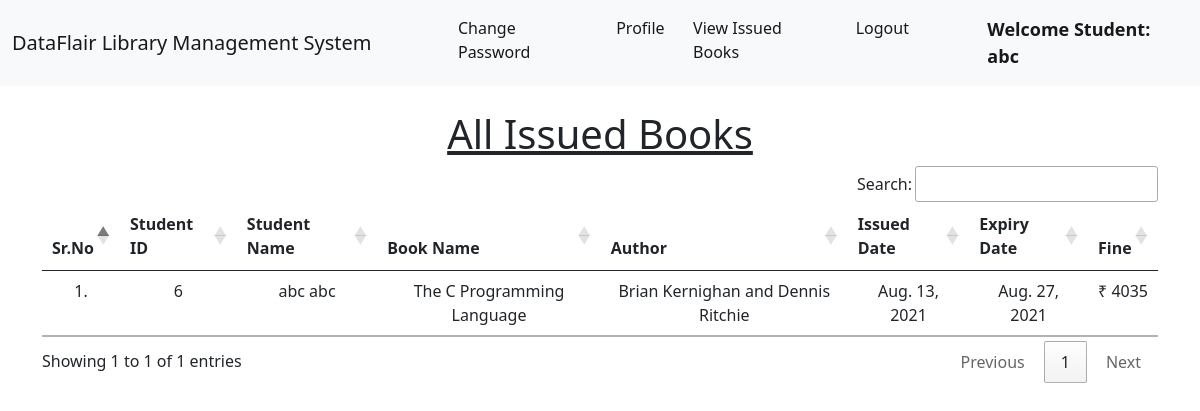
Page /student_issued_books/ (signed in) on the committed database.
### library/models.py (models this page shows, shortened)
class Book(models.Model):
    name = models.CharField(max_length=200)
    author = models.CharField(max_length=200)
    isbn = models.PositiveIntegerField()
    category = models.CharField(max_length=50)

class IssuedBook(models.Model):
    student_id = models.CharField(max_length=100, blank=True)
    isbn = models.CharField(max_length=13)
    issued_date = models.DateField(auto_now=True)
    expiry_date = models.DateField(default=expiry)

### library/views.py (the view)
# urls.py: path("student_issued_books/", views.student_issued_books, name="student_issued_books"),
@login_required(login_url = '/student_login')
def student_issued_books(request):
    student = Student.objects.filter(user_id=request.user.id)
    issuedBooks = IssuedBook.objects.filter(student_id=student[0].user_id)
    li1 = []
    li2 = []
    for i in issuedBooks:
        books = Book.objects.filter(isbn=i.isbn)
        for book in books:
            t=(request.user.id, request.user.get_full_name, book.name,book.author)
            li1.append(t)
        days=(date.today()-i.issued_date)
        d=days.days
        fine=0
        if d>15:
            day=d-14
            fine=day*5
        t=(issuedBooks[0].issued_date, issuedBooks[0].expiry_date, fine)
        li2.append(t)
    return render(request,'student_issued_books.html',{'li1':li1, 'li2':li2})

### library/templates/student_issued_books.html (shortened to what this page needs)
{% extends 'student_navbar.html' %}
{% load static %}
{% block body %}
<div class="container mt-4">
    <h1 class="text-center"><u>All Issued Books</u></h1>
    <table class="table table-hover" id="example">
        <thead>
            <tr class="text-center">
                <th>Sr.No</th>
                <th>Student ID</th>
                <th>Student Name</th>
                <th>Book Name</th>
                <th>Author</th>
                <th>Issued Date</th>
                <th>Expiry Date</th>
                <th>Fine</th>
            </tr>
        </thead>
        <tbody>
            {% for i in li1 %}
            <tr class="text-center">
                <td>{{forloop.counter}}.</td>
                <td>{{i.0}}</td>
                <td>{{i.1}}</td>
                <td>{{i.2}}</td>
                <td>{{i.3}}</td>
                {% endfor %}
                {% for i in li2 %}
                <td>{{i.0}}</td>
                <td>{{i.1}}</td>
                <td>₹ {{i.2}}</td>
            </tr>
            {% endfor %}
        </tbody>
    </table>
    </div>
{% endblock %}

### library/templates/student_navbar.html (shortened to what this page needs)
<!doctype html>
<html lang="en">
  <head>
    <link href="https://cdn.jsdelivr.net/npm/bootstrap@5.1.0/dist/css/bootstrap.min.css" rel="stylesheet">
    <link rel="stylesheet" href="https://cdn.datatables.net/1.10.25/css/jquery.dataTables.min.css">
    <link rel="stylesheet" href="https://cdn.datatables.net/buttons/1.7.1/css/buttons.dataTables.min.css">
  </head>
  <body>
    <nav class="navbar navbar-expand-lg navbar-light bg-light sticky-top">
        <div class="container-fluid">
          <a class="navbar-brand" href="#">DataFlair Library Management System</a>
          <div class="collapse navbar-collapse" id="navbarSupportedContent">
            <ul class="navbar-nav me-auto mb-2 mb-lg-0">
              <li class="nav-item">
                <a class="nav-link active" aria-current="page" href="/change_password/">Change Password</a>
              </li>
              <li class="nav-item">
                <a class="nav-link active" aria-current="page" href="/profile/">Profile</a>
              </li>
              <li class="nav-item">
                <a class="nav-link active" aria-current="page" href="/student_issued_books/">View Issued Books</a>
              </li>
              <li class="nav-item">
                <a class="nav-link active" aria-current="page" href="/logout/">Logout</a>
              </li>
              <li class="nav-item">
                <a style="font-weight:600; font-family:'Segoe UI', Tahoma, Geneva, Verdana, sans-serif; font-size: large;" class="nav-link active" href="#">Welcome Student: {{request.user}}</a>
              </li>
            </ul>
          </div>
        </div>
      </nav>
      {% block body %}
      {% endblock %}
  </body>
</html>

### rows in the picture
Book: name "The C Programming Language", author "Brian Kernighan and Dennis Ritchie"
IssuedBook: issued_date "Aug. 13, 2021", expiry_date "Aug. 27, 2021"

### other values in the picture
{{ request.user }} "abc"
{{ i.0 }} "6"
{{ i.1 }} "abc abc"
{{ i.2 }} "4035"
